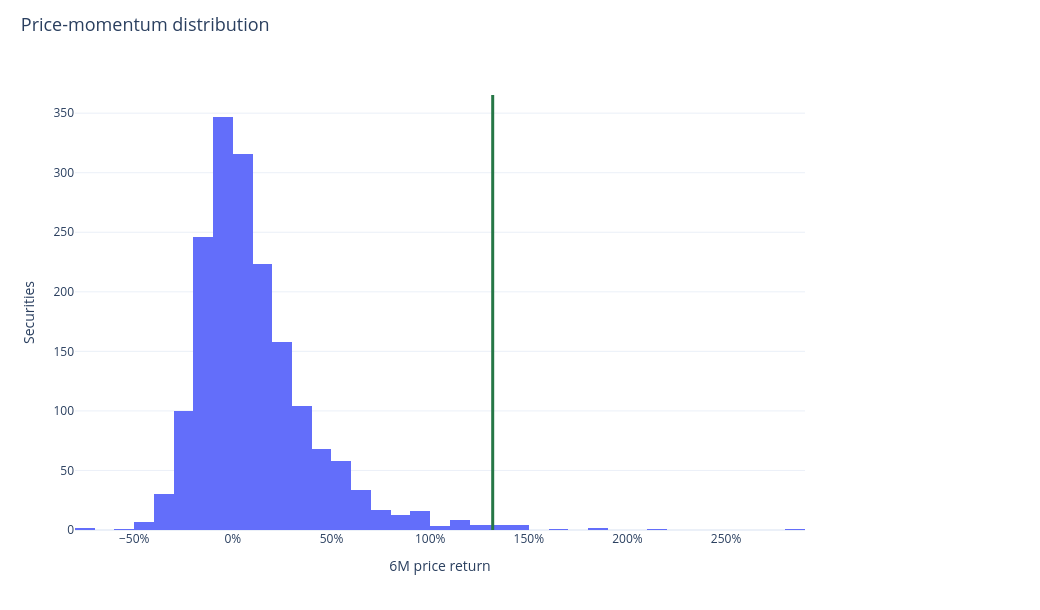

The code cell stored with this chart in its notebook:
### Markdown cell above
## 2. Universe → ranking → actual portfolio

The example uses the latest monthly N=24 signal and exposes the ranking inputs and actual target weights.

### Code cell
research.snapshot()

### Figure 1 — Plotly figure (JSON) as saved in the notebook; plotly's stock layout.template omitted (floating-point values rounded to 4 significant figures; data arrays with more than 128 entries replaced by an {"elided": "..."} marker saying what was removed)
{"data": [{"name": "Eligible universe", "nbinsx": 45, "type": "histogram", "x": {"elided": "1768 float values"}}], "layout": {"height": 610, "hovermode": "x unified", "legend": {"font": {"size": 12}, "itemclick": "toggle", "itemdoubleclick": "toggleothers", "x": 1.025, "y": 1}, "margin": {"b": 80, "l": 75, "r": 235, "t": 95}, "shapes": [{"line": {"color": "#267746", "width": 3}, "type": "line", "x0": 1.317, "x1": 1.317, "xref": "x", "y0": 0, "y1": 1, "yref": "y domain"}], "title": {"font": {"size": 18}, "text": "Price-momentum distribution", "x": 0.02, "y": 0.97}, "width": 1040, "xaxis": {"tickformat": ".0%", "title": {"text": "6M price return"}}, "yaxis": {"title": {"text": "Securities"}}}}
